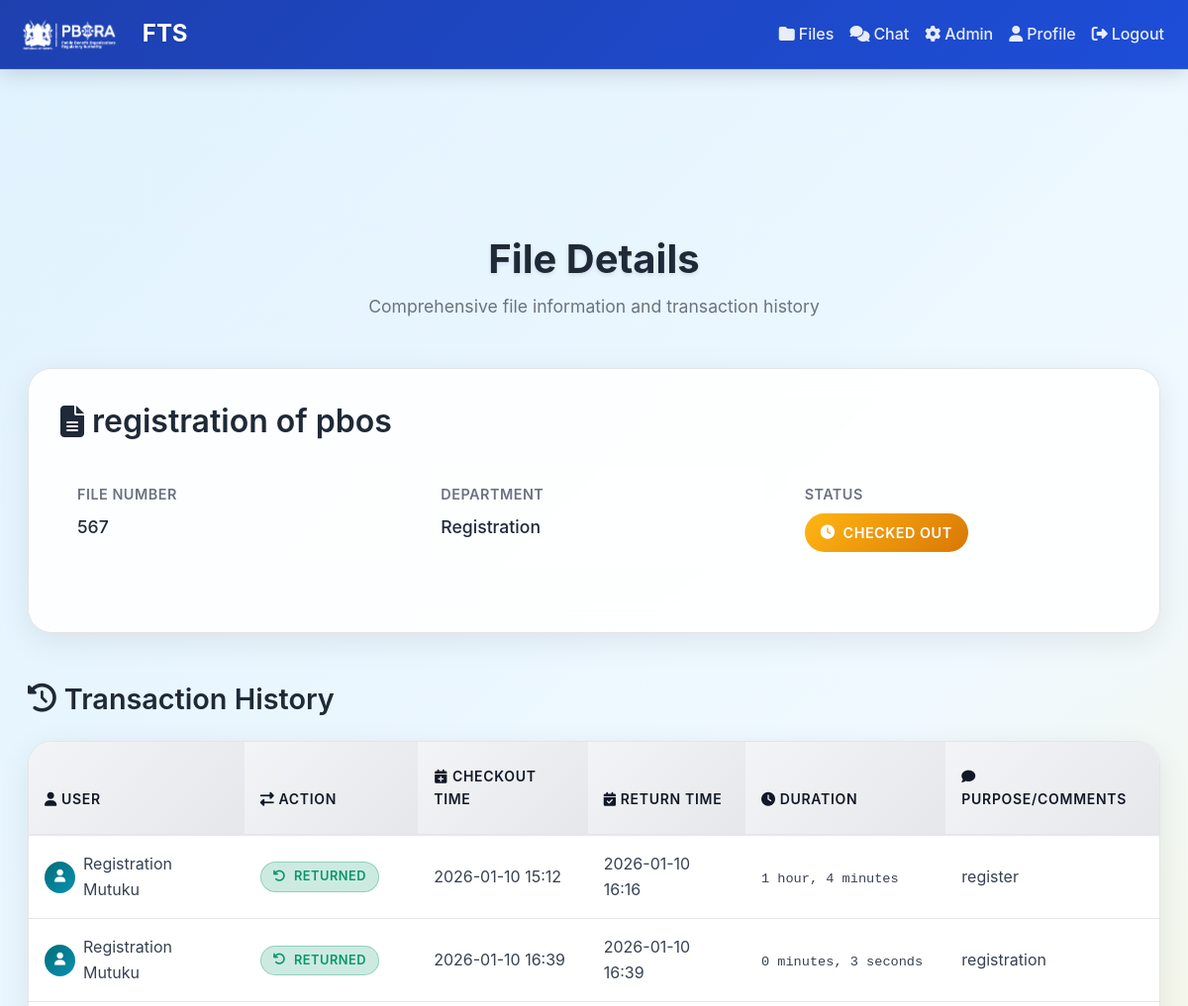
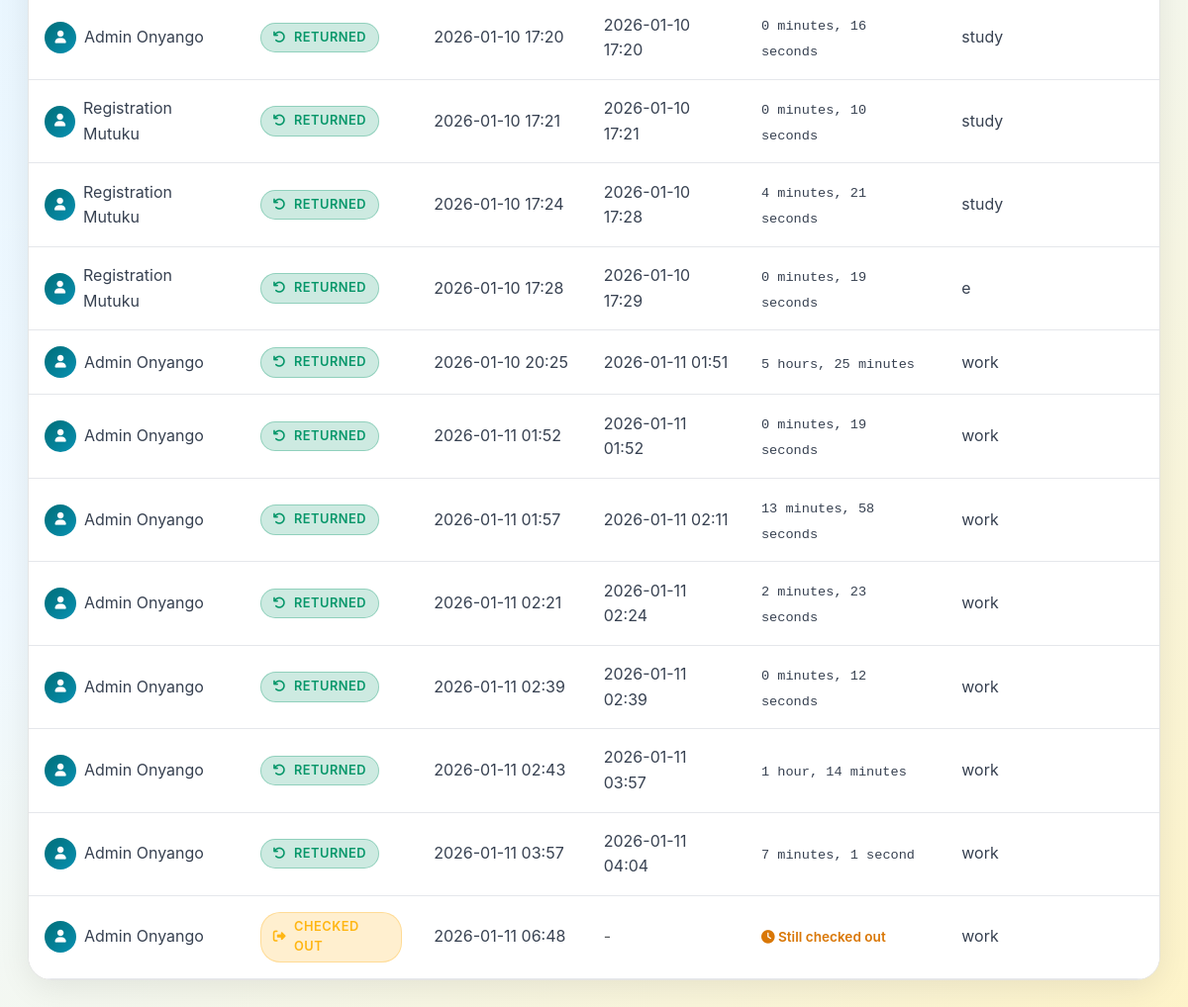
Page /files/files/1 (signed in) on the committed database (2 pictures, top to bottom).
### app/models.py (models this page shows, shortened)
class FileRecord(db.Model):
    __tablename__ = "files"
    id = db.Column(db.Integer, primary_key=True)
    file_number = db.Column(db.String(100), unique=True, nullable=False)
    title = db.Column(db.String(200), nullable=True)
    department = db.Column(db.String(120), nullable=True)
    is_issued = db.Column(db.Boolean, default=False)
    transactions = db.relationship("FileTransaction", backref="file", lazy=True)

class FileTransaction(db.Model):
    __tablename__ = "file_transactions"
    id = db.Column(db.Integer, primary_key=True)
    file_id = db.Column(db.Integer, db.ForeignKey("files.id"), nullable=False)
    user_id = db.Column(db.Integer, db.ForeignKey("users.id"), nullable=False)
    checkout_time = db.Column(db.DateTime, default=datetime.utcnow,  nullable=False)
    return_time = db.Column(db.DateTime, nullable=True)
    issued_by_admin_id = db.Column(db.Integer, db.ForeignKey("users.id"))
    returned_to_admin_id = db.Column(db.Integer, db.ForeignKey("users.id"))
    purpose = db.Column(db.String(250))
    comments = db.Column(db.String(250))
    checkout_signature = db.Column(db.Text)  # Base64 encoded signature image
    return_signature = db.Column(db.Text)    # Base64 encoded signature image
    condition = db.Column(db.String(50), default="good")
    issued_by = db.relationship("User", foreign_keys=[issued_by_admin_id])
    returned_to = db.relationship("User", foreign_keys=[returned_to_admin_id])

class User(db.Model, UserMixin):
    __tablename__ = "users"
    id = db.Column(db.Integer, primary_key=True)
    name = db.Column(db.String(120), nullable=False)
    designation = db.Column(db.String(120), nullable=False)
    email = db.Column(db.String(150), unique=True, nullable=False)
    password = db.Column(db.String(200), nullable=False)
    role = db.Column(db.String(20), default="staff", nullable=False)
    transactions = db.relationship("FileTransaction", backref="user", lazy=True, foreign_keys="FileTransaction.user_id")

### app/routes/files.py (the view)
@bp.route("/files/<int:file_id>")
@login_required
def view_file(file_id):
    file = FileRecord.query.get_or_404(file_id)
    return render_template("files/view_file.html", file=file)

### app/templates/files/view_file.html (shortened to what this page needs)
{% extends "base.html" %}
{% block content %}
<div class="container-fluid mt-5">
    <div class="page-header fade-in-up">
        <h1 class="page-title">File Details</h1>
        <p class="page-subtitle">Comprehensive file information and transaction history</p>
    </div>
    <div class="file-details-card fade-in-up">
        <h2 class="file-title">
            <i class="fas fa-file-alt"></i>
            {{ file.title }}
        </h2>
        <div class="file-meta">
            <div class="meta-item">
                <div class="meta-label">File Number</div>
                <div class="meta-value">{{ file.file_number }}</div>
            </div>
            <div class="meta-item">
                <div class="meta-label">Department</div>
                <div class="meta-value">{{ file.department }}</div>
            </div>
            <div class="meta-item">
                <div class="meta-label">Status</div>
                <div class="meta-value">
                    <span class="status-badge {% if file.is_issued %}status-issued{% else %}status-available{% endif %}">
                        <i class="fas fa-{% if file.is_issued %}clock{% else %}check-circle{% endif %}"></i>
                        {% if file.is_issued %}Checked Out{% else %}Available{% endif %}
                    </span>
                </div>
            </div>
        </div>
    </div>
    <div class="history-section fade-in-up">
        <h3 class="history-title">
            <i class="fas fa-history"></i>
            Transaction History
        </h3>
        <div class="transaction-table">
            <div class="table-scroll-wrapper">
                <table class="table table-hover mb-0">
                    <thead class="table-header">
                        <tr>
                            <th><i class="fas fa-user me-1"></i>User</th>
                            <th><i class="fas fa-exchange-alt me-1"></i>Action</th>
                            <th><i class="fas fa-calendar-plus me-1"></i>Checkout Time</th>
                            <th><i class="fas fa-calendar-check me-1"></i>Return Time</th>
                            <th><i class="fas fa-clock me-1"></i>Duration</th>
                            <th><i class="fas fa-comment me-1"></i>Purpose/Comments</th>
                        </tr>
                    </thead>
                    <tbody class="table-body">
                        {% for tx in file.transactions %}
                        <tr>
                            <td>
                                <div class="d-flex align-items-center">
                                    <div class="avatar-circle me-2">
                                        <i class="fas fa-user"></i>
                                    </div>
                                    {{ tx.user.name }}
                                </div>
                            </td>
                            <td>
                                <span class="transaction-type {% if tx.return_time %}type-return{% else %}type-checkout{% endif %}">
                                    <i class="fas fa-{% if tx.return_time %}undo{% else %}sign-out-alt{% endif %}"></i>
                                    {% if tx.return_time %}Returned{% else %}Checked Out{% endif %}
                                </span>
                            </td>
                            <td>{{ tx.checkout_time.strftime('%Y-%m-%d %H:%M') }}</td>
                            <td>
                                {% if tx.return_time %}
                                    {{ tx.return_time.strftime('%Y-%m-%d %H:%M') }}
                                {% else %}
                                    <span class="text-muted">-</span>
                                {% endif %}
                            </td>
                            <td>
                                {% if tx.return_time %}
                                    {% set duration = (tx.return_time - tx.checkout_time).total_seconds() %}
                                    {% set days = (duration // 86400) | int %}
                                    {% set hours = ((duration % 86400) // 3600) | int %}
                                    {% set minutes = ((duration % 3600) // 60) | int %}
                                    {% set seconds = (duration % 60) | int %}
                                    <span class="duration-text">
                                        {% if hours > 0 %}
                                            {{ hours }} hour{{ 's' if hours != 1 else '' }}{% if minutes > 0 or (seconds > 0 and days == 0) %}, {% endif %}
                                        {% endif %}
                                        {% if minutes > 0 or (days == 0 and hours == 0) %}
                                            {{ minutes }} minute{{ 's' if minutes != 1 else '' }}{% if seconds > 0 and days == 0 and hours == 0 %}, {% endif %}
                                        {% endif %}
                                        {% if seconds > 0 and days == 0 and hours == 0 %}
                                            {{ seconds }} second{{ 's' if seconds != 1 else '' }}
                                        {% endif %}
                                    </span>
                                {% else %}
                                    <span class="checked-out-indicator">
                                        <i class="fas fa-clock"></i>
                                        Still checked out
                                    </span>
                                {% endif %}
                            </td>
                            <td>{{ tx.purpose or tx.comments or '-' }}</td>
                        </tr>
                        {% endfor %}
                    </tbody>
                </table>
            </div>
        </div>
    </div>
</div>
{% endblock %}

### app/static/css/style.css (style rules this page uses)
:root { --primary-color: #1e40af; --primary-hover: #1d4ed8; --primary-light: #dbeafe; --secondary-color: #059669; --secondary-hover: #047857; --accent-color: #d97706; --accent-hover: #b45309; --text-primary: #111827; --text-secondary: #374151; --text-muted: #6b7280; --bg-primary: #ffffff; --bg-secondary: #f9fafb; --bg-tertiary: #f3f4f6; --border-color: #e5e7eb; --border-hover: #d1d5db; --success-color: #059669; --success-bg: #ecfdf5; --error-color: #dc2626; --error-bg: #fef2f2; --warning-color: #d97706; --warning-bg: #fffbeb; --info-color: #0891b2; --info-bg: #ecfeff; --shadow-sm: 0 1px 2px 0 rgba(0, 0, 0, 0.05); --shadow-md: 0 4px 6px -1px rgba(0, 0, 0, 0.1), 0 2px 4px -1px rgba(0, 0, 0, 0.06); --shadow-lg: 0 10px 15px -3px rgba(0, 0, 0, 0.1), 0 4px 6px -2px rgba(0, 0, 0, 0.05); --shadow-xl: 0 20px 25px -5px rgba(0, 0, 0, 0.1), 0 10px 10px -5px rgba(0, 0, 0, 0.04); --font-size-xs: 0.75rem; --font-size-sm: 0.875rem; --font-size-base: 1rem; --font-size-lg: 1.125rem; --font-size-xl: 1.25rem; --font-size-2xl: 1.5rem; --font-size-3xl: 1.875rem; --font-size-4xl: 2.25rem; --spacing-xs: 0.25rem; --spacing-sm: 0.5rem; --spacing-md: 1rem; --spacing-lg: 1.5rem; --spacing-xl: 2rem; --spacing-2xl: 3rem; --radius-sm: 0.25rem; --radius-md: 0.375rem; --radius-lg: 0.5rem; --radius-xl: 0.75rem; --radius-2xl: 1rem; --transition-fast: 0.15s ease-in-out; --transition-normal: 0.3s ease-in-out; --transition-slow: 0.5s ease-in-out; }
body { font-family: 'Inter', -apple-system, BlinkMacSystemFont, 'Segoe UI', Roboto, 'Helvetica Neue', Arial, sans-serif; font-size: var(--font-size-base); line-height: 1.6; color: var(--text-primary); background-color: var(--bg-secondary); -webkit-font-smoothing: antialiased; -moz-osx-font-smoothing: grayscale; }
h1, h2, h3, h4, h5, h6 { font-weight: 600; line-height: 1.3; margin-bottom: var(--spacing-md); color: var(--text-primary); }
h1 { font-size: var(--font-size-3xl); }
h2 { font-size: var(--font-size-2xl); }
h3 { font-size: var(--font-size-xl); }
p { margin-bottom: var(--spacing-md); color: var(--text-secondary); }
.table { background: var(--bg-primary); border-radius: var(--radius-lg); overflow: hidden; box-shadow: var(--shadow-sm); }
.table thead th { background: linear-gradient(135deg, var(--bg-tertiary) 0%, var(--border-color) 100%); border-bottom: 2px solid var(--border-color); font-weight: 600; color: var(--text-primary); padding: var(--spacing-lg) var(--spacing-md); text-transform: uppercase; font-size: var(--font-size-sm); letter-spacing: 0.05em; }
.table tbody td { padding: var(--spacing-md); border-bottom: 1px solid var(--border-color); color: var(--text-secondary); vertical-align: middle; }

### app/templates/base.html (style rules this page uses)
:root { --content-max-width: 1200px; --sidebar-width: 280px; --header-height: 70px; }
body { background: linear-gradient(135deg, #f8fafc 0%, #f1f5f9 50%, #fef3c7 100%); min-height: 100vh; font-family: 'Inter', -apple-system, BlinkMacSystemFont, 'Segoe UI', Roboto, sans-serif; line-height: 1.6; color: #1f2937; overflow-x: hidden; }

### rows in the picture
FileRecord: title "registration of pbos", file_number "567", department "Registration"
FileTransaction: user.name "Registration Mutuku", shows "RETURNED", checkout_time "2026-01-10 15:12", return_time "2026-01-10 16:16", hours "1", minutes "4", value "s", purpose "register"
FileTransaction: user.name "Registration Mutuku", shows "RETURNED", checkout_time "2026-01-10 16:39", return_time "2026-01-10 16:39", minutes "0", value "s", seconds "3", purpose "registration"
FileTransaction: user.name "Admin Onyango", shows "RETURNED", checkout_time "2026-01-10 17:20", return_time "2026-01-10 17:20", minutes "0", value "s", seconds "16", purpose "study"
FileTransaction: user.name "Registration Mutuku", shows "RETURNED", checkout_time "2026-01-10 17:21", return_time "2026-01-10 17:21", minutes "0", value "s", seconds "10", purpose "study"
FileTransaction: user.name "Registration Mutuku", shows "RETURNED", checkout_time "2026-01-10 17:24", return_time "2026-01-10 17:28", minutes "4", value "s", seconds "21", purpose "study"
FileTransaction: user.name "Registration Mutuku", shows "RETURNED", checkout_time "2026-01-10 17:28", return_time "2026-01-10 17:29", minutes "0", value "s", seconds "19", purpose "e"
FileTransaction: user.name "Admin Onyango", shows "RETURNED", checkout_time "2026-01-10 20:25", return_time "2026-01-11 01:51", hours "5", value "s", minutes "25", purpose "work"
FileTransaction: user.name "Admin Onyango", shows "RETURNED", checkout_time "2026-01-11 01:52", return_time "2026-01-11 01:52", minutes "0", value "s", seconds "19", purpose "work"
FileTransaction: user.name "Admin Onyango", shows "RETURNED", checkout_time "2026-01-11 01:57", return_time "2026-01-11 02:11", minutes "13", value "s", seconds "58", purpose "work"
FileTransaction: user.name "Admin Onyango", shows "RETURNED", checkout_time "2026-01-11 02:21", return_time "2026-01-11 02:24", minutes "2", value "s", seconds "23", purpose "work"
FileTransaction: user.name "Admin Onyango", shows "RETURNED", checkout_time "2026-01-11 02:39", return_time "2026-01-11 02:39", minutes "0", value "s", seconds "12", purpose "work"
FileTransaction: user.name "Admin Onyango", shows "RETURNED", checkout_time "2026-01-11 02:43", return_time "2026-01-11 03:57", hours "1", minutes "14", value "s", purpose "work"
FileTransaction: user.name "Admin Onyango", shows "RETURNED", checkout_time "2026-01-11 03:57", return_time "2026-01-11 04:04", minutes "7", value "s", seconds "1", purpose "work"
FileTransaction: user.name "Admin Onyango", shows "CHECKED OUT", checkout_time "2026-01-11 06:48", shows "Still checked out", purpose "work"
